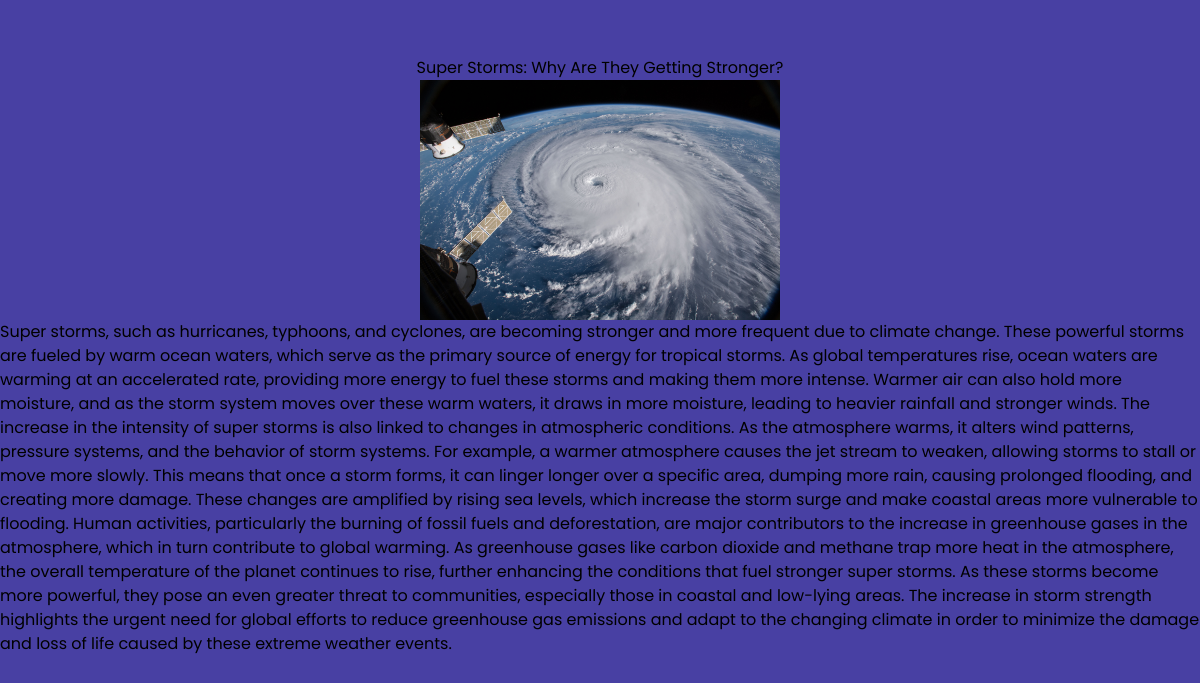
The page /articles/wild-weather-and-changing-climates/subtopics/2/ on the database as committed earlier.
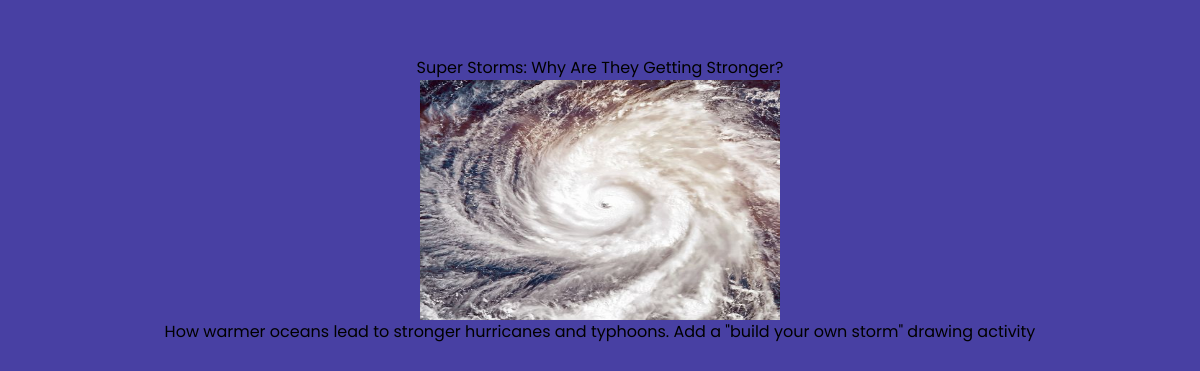
The same page on the database as committed later.
### myapp/models.py (models this page shows, shortened)
class Subtopic(models.Model):
    article = models.ForeignKey(Article, on_delete=models.CASCADE, related_name='subtopics')
    title = models.CharField(max_length=255)
    description = models.TextField(blank=True, null=True)
    image = models.ImageField(upload_to='subtopics/images/', blank=True, null=True)  # Add image field

### myapp/views.py (the view)
def subtopic_detail(request, article_slug, subtopic_id):
    article = get_object_or_404(Article, slug=article_slug)
    subtopic = get_object_or_404(Subtopic, id=subtopic_id, article=article)
    return render(request, 'subtopic_detail.html', {'article': article, 'subtopic': subtopic})

### myapp/templates/subtopic_detail.html
{% extends 'base.html' %}
{% block content %}
<div class="flex flex-col items-center pt-14">
    <h2>{{ subtopic.title }}</h2>
    <img src="{{ subtopic.image.url }}" alt="{{ subtopic.title }}" class="w-[30%] h-[15rem]">
    <p>{{ subtopic.description }}</p>
  </div>
{% endblock %}

Rows that differ between the two databases and show on the page:
changed Subtopic "Super Storms: Why Are They Getting Stronger?": image: a different picture; description "Super storms, such as hurricanes, typhoons, and cyclones, are becoming stronger and more frequent due to climate change. These powerful storms are fueled by warm ocean waters, which serve as the primary source of energy for tropical storms. As global temperatures rise, ocean waters are warming at an accelerated rate, providing more energy to fuel these storms and making them more intense. Warmer air can also hold more moisture, and as the storm system moves over these warm waters, it draws in more moisture, leading to heavier rainfall and stronger winds. The increase in the intensity of super storms is also linked to changes in atmospheric conditions. As the atmosphere warms, it alters wind…" → "How warmer oceans lead to stronger hurricanes and typhoons. Add a \"build your own storm\" drawing activity"
